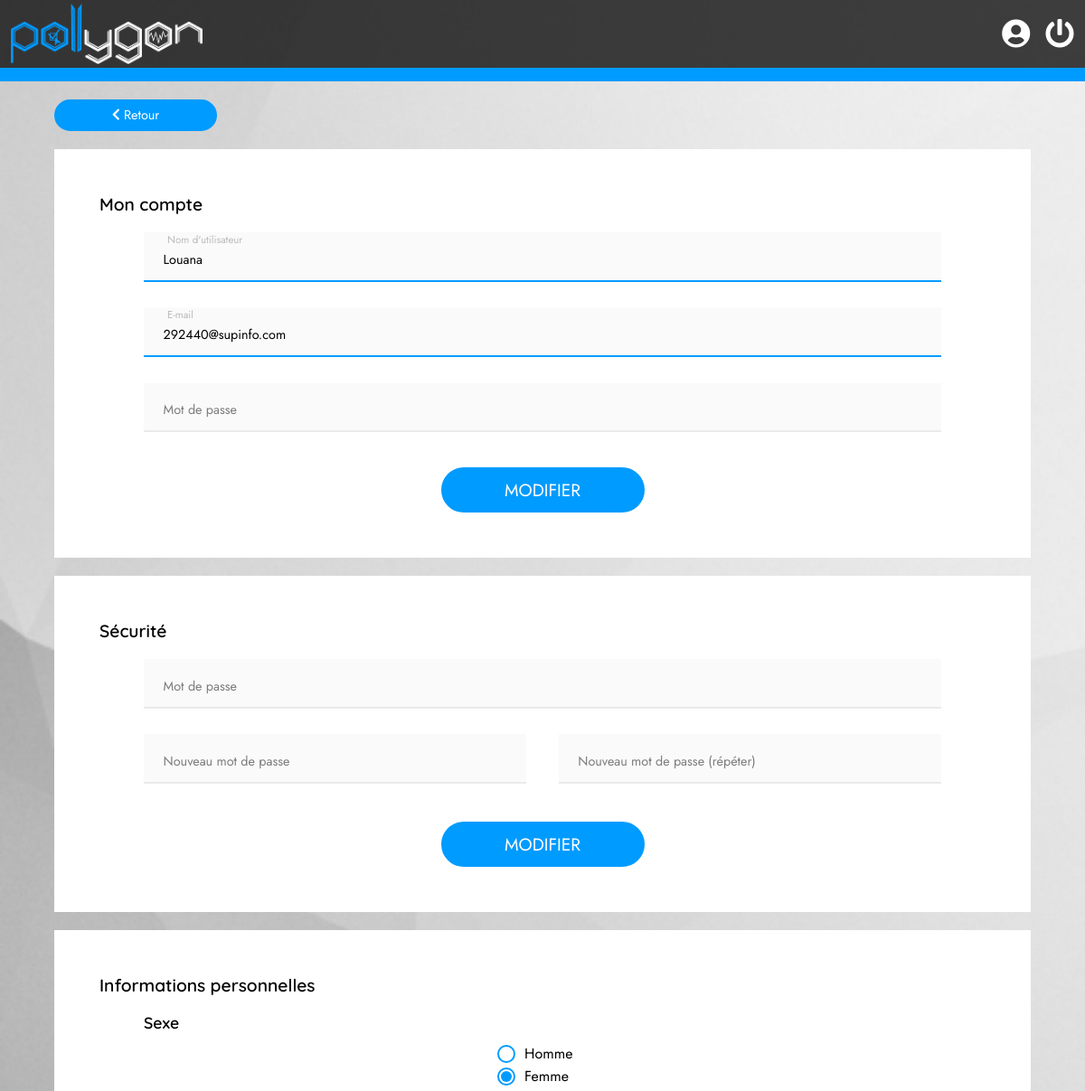
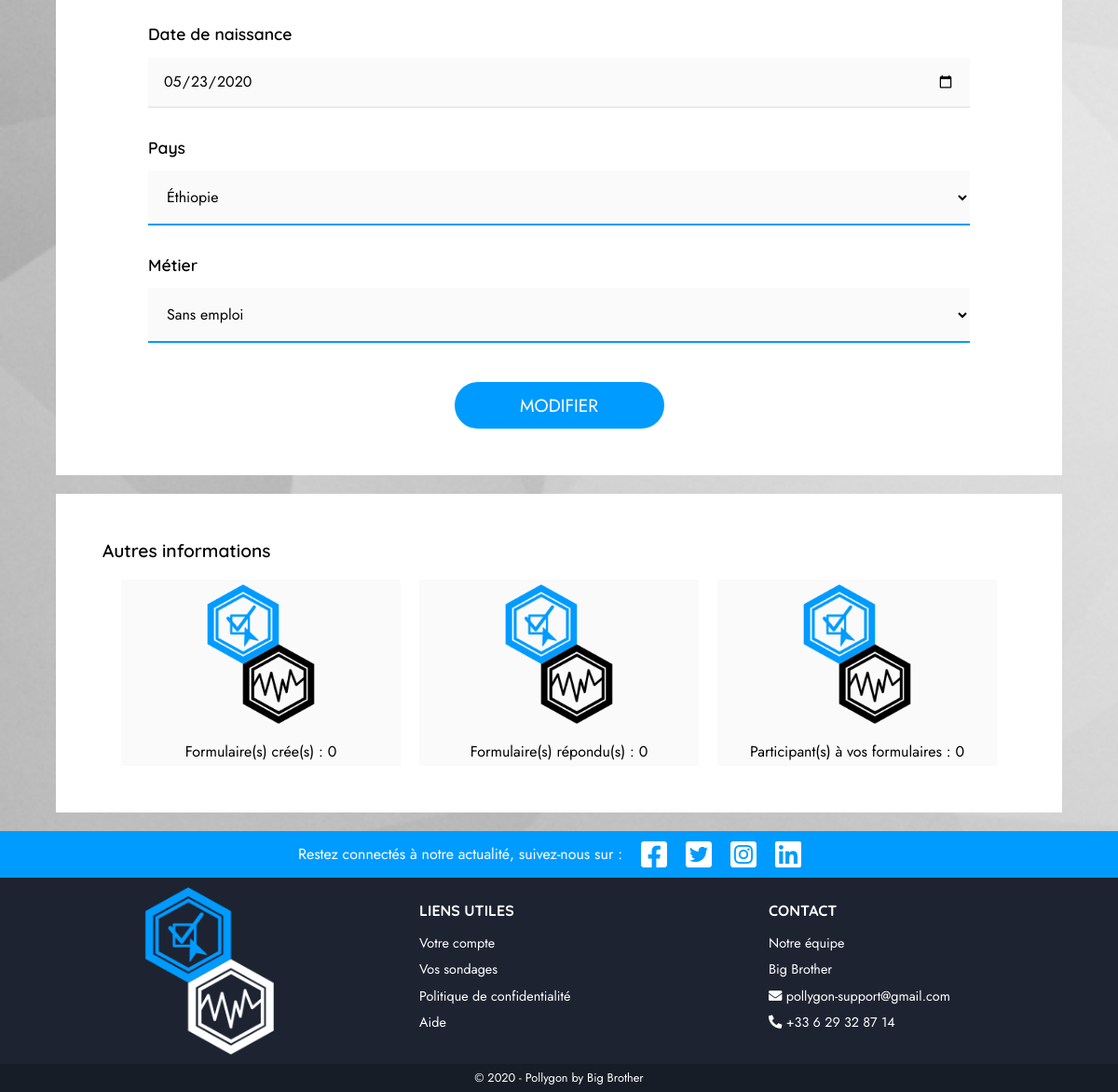
Page /my_account.php (signed in) on the committed database (2 pictures, top to bottom).
### tables this page shows
CREATE TABLE IF NOT EXISTS `users` (
  `user_id` int(11) NOT NULL AUTO_INCREMENT,
  `username` varchar(32) NOT NULL,
  `email` varchar(255) NOT NULL,
  `password` varchar(255) NOT NULL,
  `gender` varchar(20) DEFAULT NULL,
  `birthdate` date DEFAULT NULL,
  `country` varchar(255) DEFAULT NULL,
  `job` varchar(255) DEFAULT NULL,
  PRIMARY KEY (`user_id`)
);

### my_account.php (called while the page is built, shortened)
<?php
require_once "./init.php";
$UserManager = new Users($db);
$user = $UserManager->get($_SESSION["user_id"]);
if ($user)  $user = $user[0];
else        $user = [];
require_once "./views/my_account_v.php";

### classes/PDOFactory.php (called while the page is built, shortened)
<?php
abstract class PDOFactory {
    public static function sendQuery($db, $sql, $vars = [], $return = true) {
        $query = $db->prepare($sql);
        $result = [];
        foreach ($vars as $name => $value) {
            if      (is_int($value))    $type = PDO::PARAM_INT;
            elseif  (is_bool($value))   $type = PDO::PARAM_BOOL;
            else                        $type = PDO::PARAM_STR;
            $query->bindValue(":$name", $value, $type);
        }
        $query->execute();
        if ($return) while ($d = $query->fetch(PDO::FETCH_ASSOC)) { $result[] = $d; }
        if ($return) return $result;
    }
}

### classes/Users.php (called while the page is built, shortened)
<?php
class Users {
    private $_db;
    public function __construct(PDO $db) {
        $this->_db = $db;
    }
    public function get($user_id) {
        return PDOFactory::sendQuery(
            $this->_db,
            'SELECT username, email, gender, birthdate, country, job FROM users WHERE user_id = :user_id',
            ["user_id" => (int) $user_id]
        );
    }
}

### views/models/fields/username_f.php (the view)
<div class="field floating_label_wrapper">
    <input type="text" id="username" class="floating_label_input" name="username"
           minlength="1" maxlength="32" placeholder="Nom d'utilisateur"
           <?php if(isset($user)) { if (isset($user["username"])) { echo 'value="'.$user["username"].'"'; }} ?>
           required>
    <label for="username" class="floating_label">Nom d'utilisateur</label>
</div>

### views/models/fields/email_f.php
<div class="field floating_label_wrapper">
    <input type="email" id="email" class="floating_label_input" name="email"
           minlength="1" maxlength="255" placeholder="E-mail"
           <?php if(isset($user)) { if (isset($user["email"])) { echo 'value="'.$user["email"].'"'; }} ?>
           required>
    <label for="email" class="floating_label">E-mail</label>
</div>

### views/models/fields/birthdate_f.php (shortened to what this page needs)
<div class="field">
    <h3>Date de naissance</h3>
    <input type="date" id="birthdate" name="birthdate"
           min="1900-01-01" max="2020-12-31"
           <?php if(isset($user)) { if (isset($user["birthdate"])) { echo 'value="'.$user["birthdate"].'"'; }} ?>
           required>
</div>

### views/models/fields/country_f.php (shortened to what this page needs)
<?php
    $defaultCheck = "";
    if(isset($user)) {
        if (isset($user["country"])) {
            $defaultCheck = $user["country"];
        }
    }
?>
<div class="field">
    <h3>Pays</h3>
    <select id="country" name="country" required>
        <option value="ETH" <?php if ($defaultCheck == "ETH") echo "selected"; ?>>&Eacute;thiopie</option>
    </select>
</div>

### views/models/fields/job_f.php (shortened to what this page needs)
<?php
    $defaultCheck = "";
    if(isset($user)) {
        if (isset($user["job"])) {
            $defaultCheck = $user["job"];
        }
    }
?>
<div class="field">
    <h3>M&eacute;tier</h3>
    <select id="job" name="job" required>
        <option value="Sans emploi" <?php if ($defaultCheck == "Sans emploi") echo "selected"; ?>>Sans emploi</option>
    </select>
</div>

### assets/css/main.css (style rules this page uses)
body { position: relative; height: 100%; font-family: 'Jost', Arial, sans-serif; background: url("../images/bg_white_alt.jpg") no-repeat 0 0 fixed; background-size: cover; }
h1, h2, h3, h4, h5, h6 { margin: 0; font-family: 'Quicksand', Arial, sans-serif; font-weight: 600; }
form h3 { font-size: 1.1em; margin-bottom: 15px; }
.field { display: block; width: 90%; margin: 0 auto 2em auto; }
.field input, .field select { box-sizing: border-box; text-align: left; width: 100%; padding: 1.5em 1.5em 1em 1.5em; background: #FAFAFA; border: none; border-bottom: 2px #eaeaea solid; transition: background-color 100ms ease-in; }
.field input:focus, .field input:not(:placeholder-shown), .field select:focus, .field select:not(:invalid) { outline: none; box-shadow: none; border-color: #009BFF; }
.field input[type="date"] { padding: 1em; border-color: #eaeaea; cursor: pointer; }
.field select { padding: 1em; cursor: pointer; }
.floating_label_wrapper { position: relative; font-size: 0.9em; background: #FAFAFA; font-family: 'Jost', Arial, sans-serif; transition: background-color 100ms ease-in; }
.floating_label_input { position: relative; background: transparent !important; z-index: 2000; }
.floating_label_input::placeholder { color: transparent; }
.floating_label_input, .floating_label_input + .floating_label { display: block; width: 100%; max-height: 3.8em; line-height: 1; font: inherit; }
.floating_label_input + .floating_label { box-sizing: border-box; position: absolute; top: 0; left: 0; text-align: left; padding: 1.5em; transition: transform .25s, opacity .25s ease-in-out; transform-origin: 0 0; opacity: .5; -webkit-user-select: none; -khtml-user-select: none; -moz-user-select: none; -o-user-select: none; user-select: none; z-index: 1500; }
.floating_label_input:focus + .floating_label, .floating_label_input:not(:placeholder-shown) + .floating_label { transform: translate(1%, -30%) scale(.8); opacity: .25; }
.account_box .field { text-align: left; }

### rows in the picture
users: username "Louana", email "292440@supinfo.com", birthdate "05/23/2020", country "Éthiopie", job "Sans emploi"
